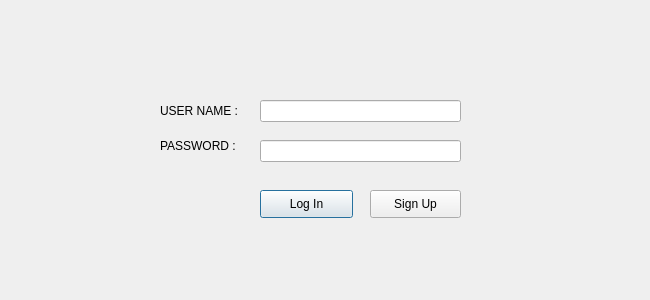
<?xml version="1.0" encoding="UTF-8"?>
<ui version="4.0">
 <class>Dialog</class>
 <widget class="QDialog" name="Dialog">
  <property name="geometry">
   <rect>
    <x>0</x>
    <y>0</y>
    <width>650</width>
    <height>300</height>
   </rect>
  </property>
  <property name="windowTitle">
   <string>Dialog</string>
  </property>
  <widget class="QLabel" name="password_label">
   <property name="geometry">
    <rect>
     <x>160</x>
     <y>130</y>
     <width>81</width>
     <height>31</height>
    </rect>
   </property>
   <property name="text">
    <string>PASSWORD :</string>
   </property>
  </widget>
  <widget class="QLineEdit" name="u_name">
   <property name="geometry">
    <rect>
     <x>260</x>
     <y>100</y>
     <width>201</width>
     <height>22</height>
    </rect>
   </property>
  </widget>
  <widget class="QLineEdit" name="password_edit">
   <property name="geometry">
    <rect>
     <x>260</x>
     <y>140</y>
     <width>201</width>
     <height>22</height>
    </rect>
   </property>
   <property name="text">
    <string/>
   </property>
   <property name="echoMode">
    <enum>QLineEdit::Password</enum>
   </property>
  </widget>
  <widget class="QPushButton" name="log_in_btn">
   <property name="geometry">
    <rect>
     <x>260</x>
     <y>190</y>
     <width>93</width>
     <height>28</height>
    </rect>
   </property>
   <property name="text">
    <string>Log In</string>
   </property>
  </widget>
  <widget class="QPushButton" name="sign_up_btn">
   <property name="geometry">
    <rect>
     <x>370</x>
     <y>190</y>
     <width>91</width>
     <height>28</height>
    </rect>
   </property>
   <property name="text">
    <string>Sign Up</string>
   </property>
  </widget>
  <widget class="QLabel" name="user_name_label">
   <property name="geometry">
    <rect>
     <x>160</x>
     <y>90</y>
     <width>81</width>
     <height>41</height>
    </rect>
   </property>
   <property name="text">
    <string>USER NAME :</string>
   </property>
  </widget>
 </widget>
 <resources/>
 <connections/>
</ui>
